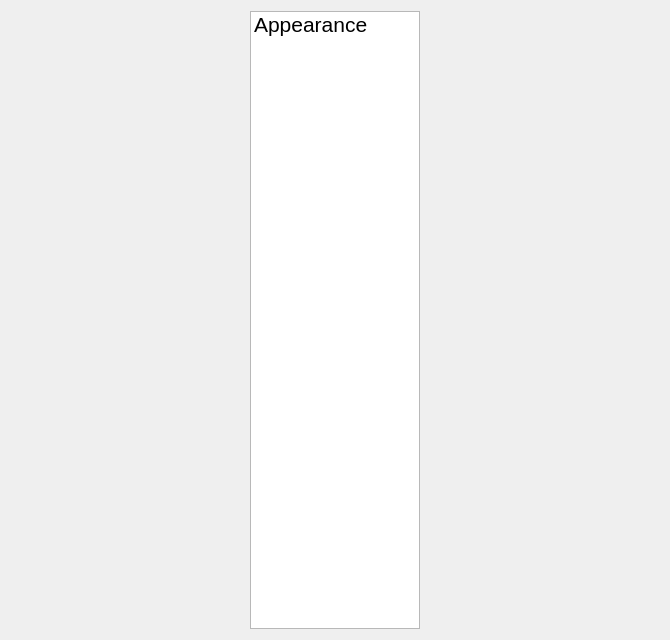
<?xml version="1.0" encoding="UTF-8"?>
<ui version="4.0">
 <class>SettingsDialog</class>
 <widget class="QDialog" name="SettingsDialog">
  <property name="geometry">
   <rect>
    <x>0</x>
    <y>0</y>
    <width>670</width>
    <height>640</height>
   </rect>
  </property>
  <property name="windowTitle">
   <string>Preferences</string>
  </property>
  <property name="modal">
   <bool>true</bool>
  </property>
  <layout class="QVBoxLayout" name="_2">
   <item>
    <layout class="QHBoxLayout" name="horizontalLayout">
     <item>
      <widget class="QListWidget" name="settings_list">
       <property name="sizePolicy">
        <sizepolicy hsizetype="Fixed" vsizetype="Expanding">
         <horstretch>0</horstretch>
         <verstretch>0</verstretch>
        </sizepolicy>
       </property>
       <property name="maximumSize">
        <size>
         <width>170</width>
         <height>16777215</height>
        </size>
       </property>
       <property name="font">
        <font>
         <pointsize>16</pointsize>
        </font>
       </property>
       <property name="editTriggers">
        <set>QAbstractItemView::EditTrigger::NoEditTriggers</set>
       </property>
       <property name="tabKeyNavigation">
        <bool>true</bool>
       </property>
       <property name="showDropIndicator" stdset="0">
        <bool>false</bool>
       </property>
       <property name="iconSize">
        <size>
         <width>25</width>
         <height>25</height>
        </size>
       </property>
       <property name="viewMode">
        <enum>QListView::ViewMode::ListMode</enum>
       </property>
       <property name="itemAlignment">
        <set>Qt::AlignmentFlag::AlignHCenter</set>
       </property>
       <item>
        <property name="text">
         <string>Appearance</string>
        </property>
        <property name="icon">
         <iconset theme="QIcon::ThemeIcon::InsertText"/>
        </property>
        <property name="flags">
         <set>ItemIsSelectable|ItemIsEnabled</set>
        </property>
       </item>
      </widget>
     </item>
     <item>
      <layout class="QVBoxLayout" name="contents"/>
     </item>
    </layout>
   </item>
  </layout>
 </widget>
 <resources/>
 <connections/>
</ui>
